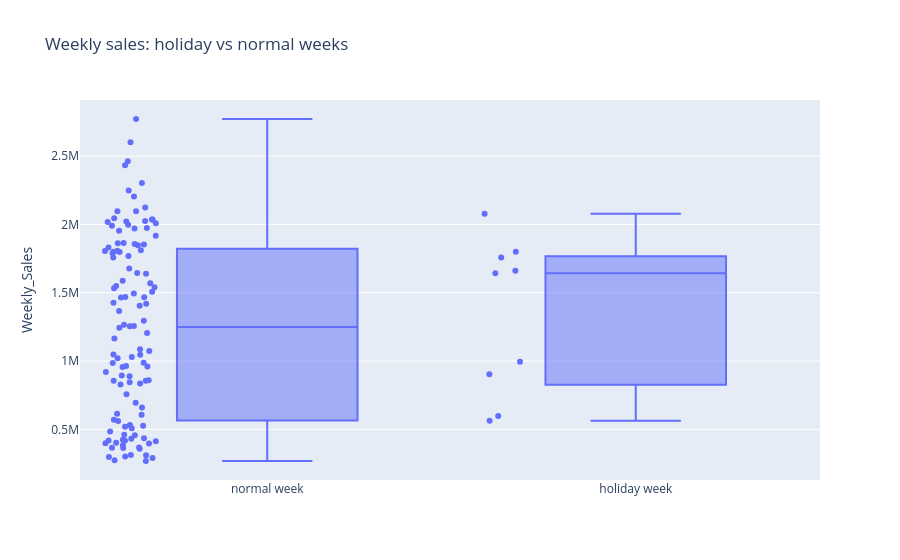

Notebook code for this chart:
### Markdown cell above
Box plot of holiday weeks against normal weeks. Holiday weeks are higher on average (1.33 million against 1.24 million USD) and in median (1.64 against 1.25 million). But there are only 9 holiday weeks against 116 normal weeks, so this is fragile.

### Code cell
fig = px.box(df.dropna(subset=['Holiday_Flag']), x=df.dropna(subset=['Holiday_Flag'])['Holiday_Flag'].map({0: 'normal week', 1: 'holiday week'}),
             y='Weekly_Sales', points='all', title='Weekly sales: holiday vs normal weeks', labels={'x': ''})
fig.show()

### Figure 1 — Plotly figure (JSON) as saved in the notebook; plotly's stock layout.template omitted (floating-point values rounded to 4 significant figures; data arrays with more than 128 entries replaced by an {"elided": "..."} marker saying what was removed)
{"data": [{"alignmentgroup": "True", "boxpoints": "all", "hovertemplate": "=%{x}<br>Weekly_Sales=%{y}<extra></extra>", "legendgroup": "", "marker": {"color": "#636efa"}, "name": "", "notched": false, "offsetgroup": "", "orientation": "v", "showlegend": false, "type": "box", "x": {"elided": "138 str values"}, "x0": " ", "xaxis": "x", "y": {"elided": "138 float values"}, "y0": " ", "yaxis": "y"}], "layout": {"boxmode": "group", "legend": {"tracegroupgap": 0}, "title": {"text": "Weekly sales: holiday vs normal weeks"}, "xaxis": {"anchor": "y", "domain": [0.0, 1.0], "title": {"text": ""}}, "yaxis": {"anchor": "x", "domain": [0.0, 1.0], "title": {"text": "Weekly_Sales"}}}}
